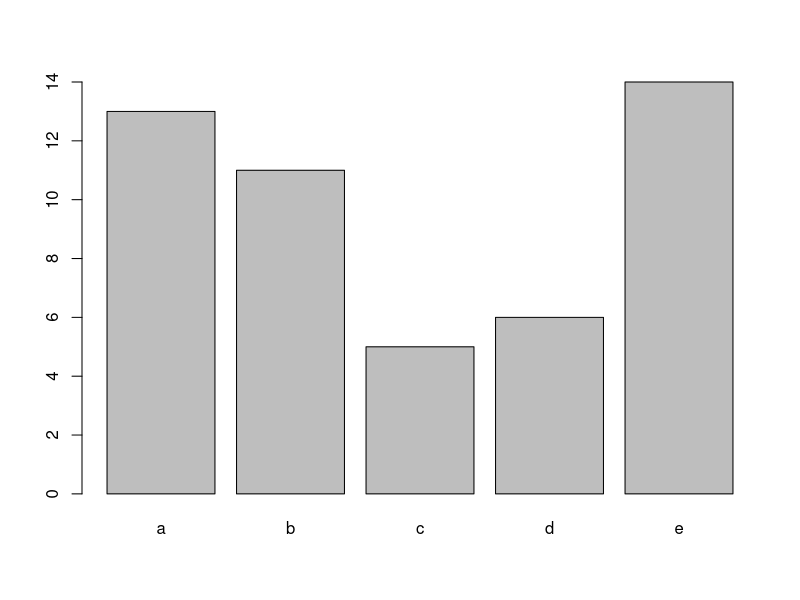
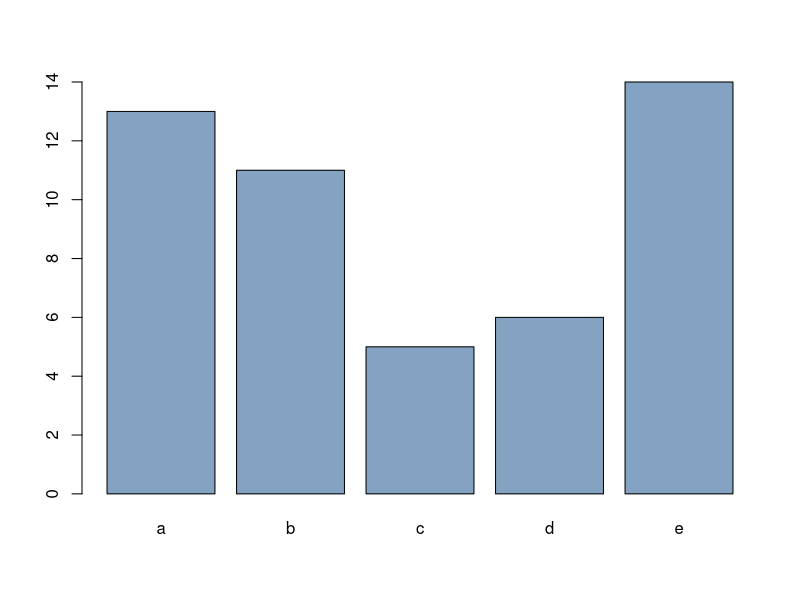
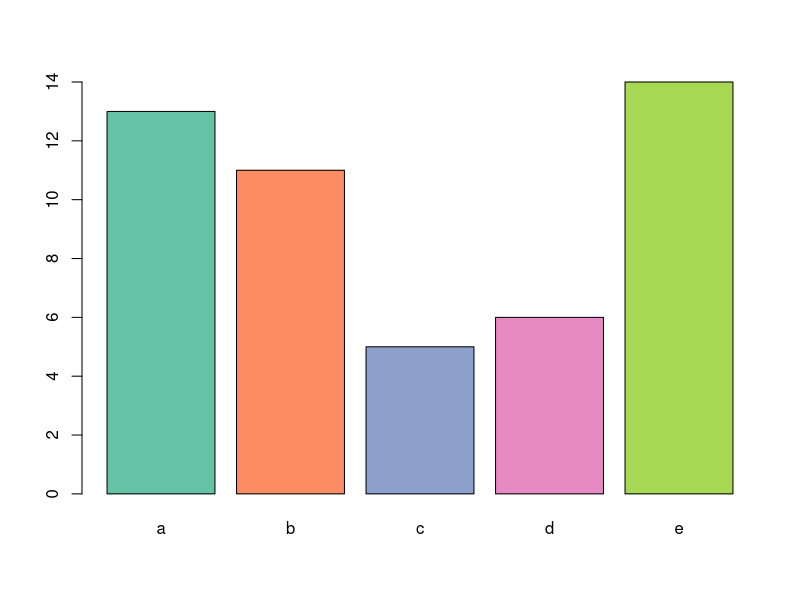
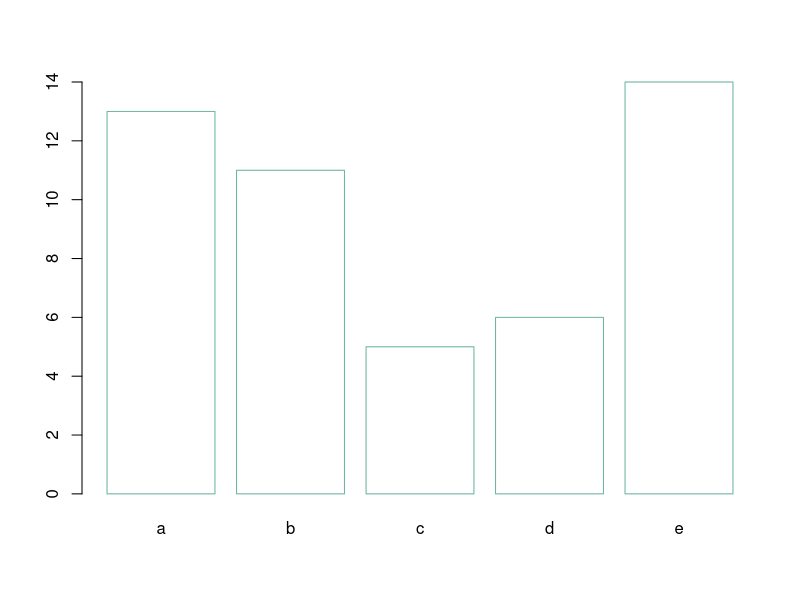
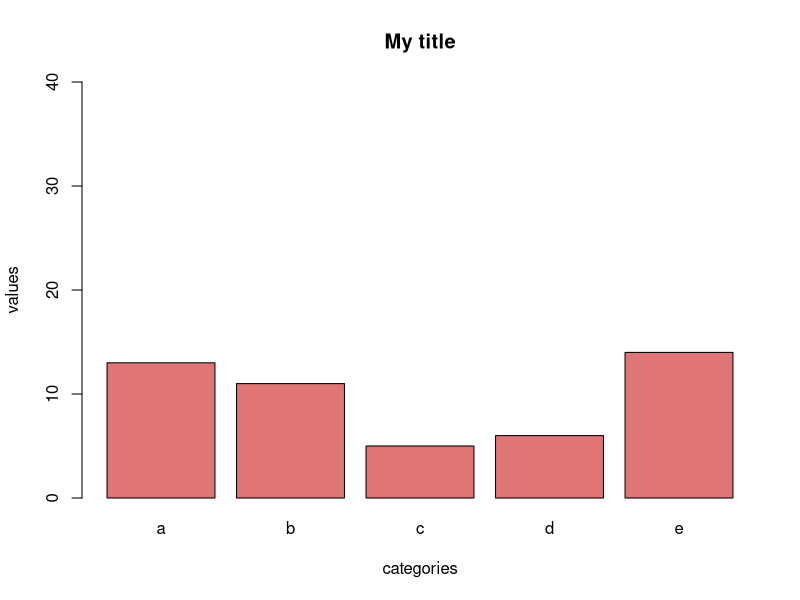
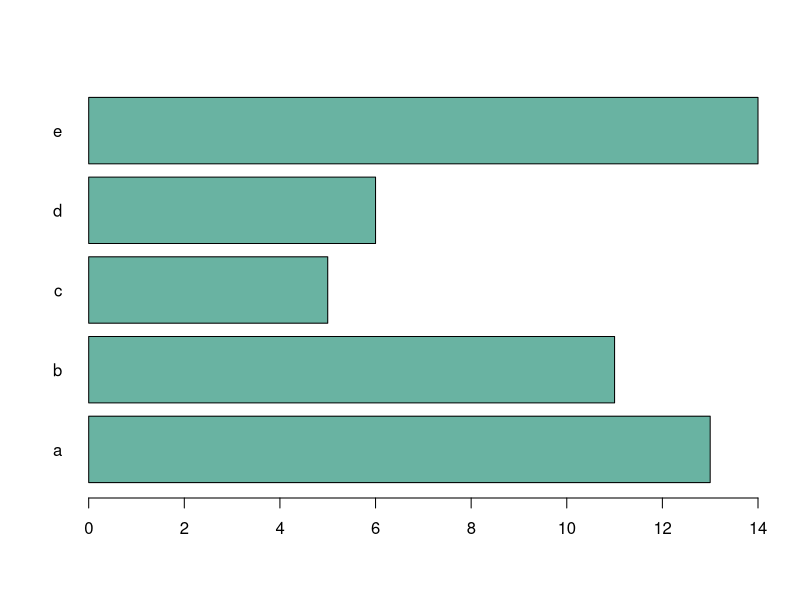
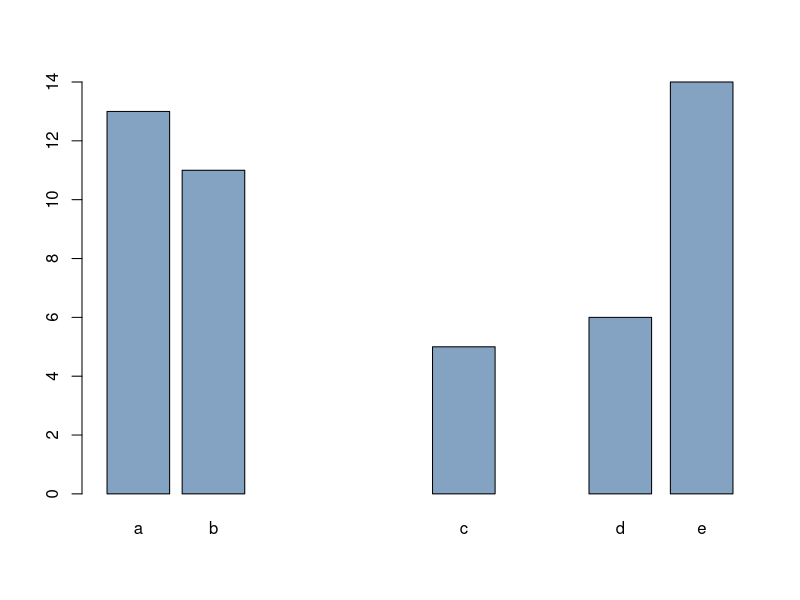
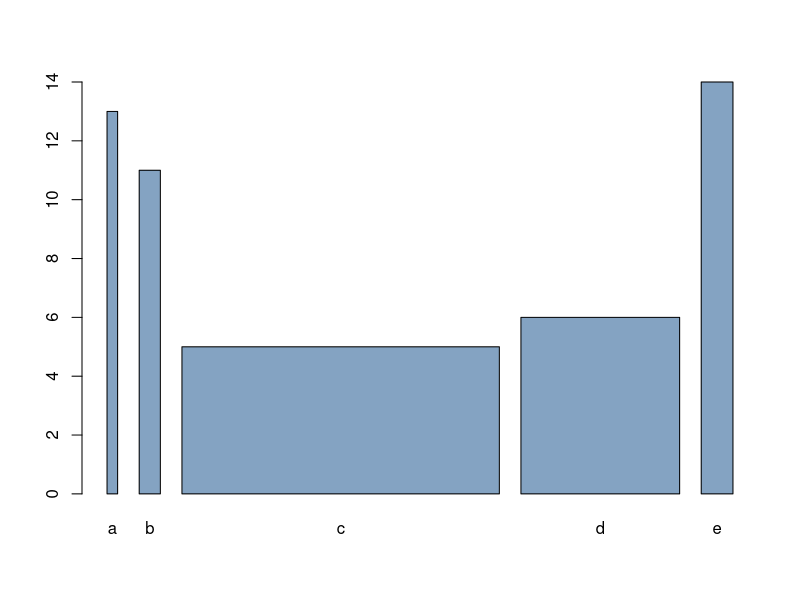

Write R code to recreate these figures, in order.
##########################################
#  https://github.com/ctingluo
#  Copyright (C) 2021 Chenting.luo
#  contact: ctingluo@163.com
##########################################


#Basic barplot
# create dummy data
data <- data.frame(
  name=letters[1:5],
  value=sample(seq(4,15),5)
)

# The most basic barplot you can do:
barplot(height=data$value, names=data$name)

# Uniform color
barplot(height=data$value, names=data$name, col=rgb(0.2,0.4,0.6,0.6) )

# Specific color for each bar? Use a well known palette
library(RColorBrewer)
coul <- brewer.pal(5, "Set2") 
barplot(height=data$value, names=data$name, col=coul )

# Change border color
barplot(height=data$value, names=data$name, border="#69b3a2", col="white" )

# Title, Axis label, Custom limits
barplot(height=data$value, names=data$name, 
        col=rgb(0.8,0.1,0.1,0.6),
        xlab="categories", 
        ylab="values", 
        main="My title", 
        ylim=c(0,40)
)


#Horizontal barplot
barplot(height=data$value, names=data$name, 
        col="#69b3a2",
        horiz=T, las=1
)


# Control space:
barplot(height=data$value, names=data$name, col=rgb(0.2,0.4,0.6,0.6), space=c(0.1,0.2,3,1.5,0.3) )

# Control width:
barplot(height=data$value, names=data$name, col=rgb(0.2,0.4,0.6,0.6), width=c(0.1,0.2,3,1.5,0.3) )



#Barplot texture
# create dummy data
data <- data.frame(
  name=letters[1:5],
  value=sample(seq(4,15),5)
)

# barplot
barplot( height=data$value, names=data$name , density=c(5,10,20,30,7) , angle=c(0,45,90,11,36) , col="brown"   )




